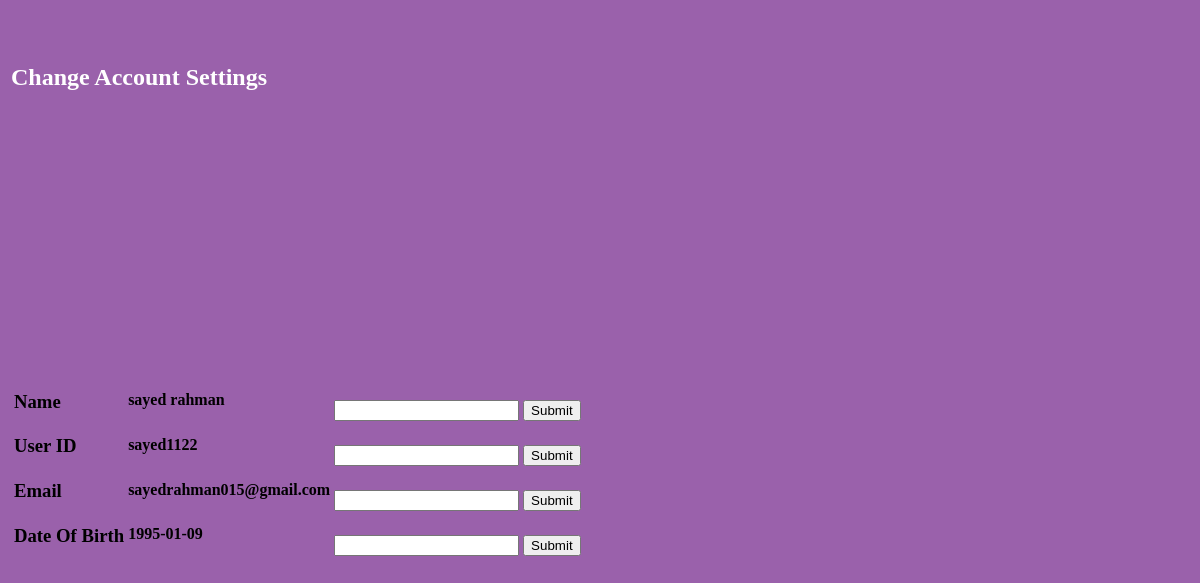
/Settings.php (signed in), run on the app's committed database.
### tables this page shows
CREATE TABLE `user` (
  `user_id` varchar(15) NOT NULL,
  `name` varchar(50) NOT NULL,
  `password` varchar(20) NOT NULL,
  `gender` varchar(15) NOT NULL,
  `email` varchar(30) NOT NULL,
  `dob` varchar(30) NOT NULL,
  `type` varchar(6) NOT NULL DEFAULT 'public'
);

### dbconnection.php (called while the page is built, shortened)
<?php
$host_name = "localhost";
$user_name="root";
$password="";
$database_name= "mixtape";
$conn = mysqli_connect( $host_name , $user_name , $password , $database_name) ;
    function all_values_of_a_user ( $value)
	{
		global $conn ;
		$query = "SELECT * FROM user where user_id =\"".$value."\" ;";
	    $result = mysqli_query($conn , $query) ;
		$row = mysqli_fetch_assoc($result);
		return $row ;
	}
?>

### Settings.php (the view, shortened to what this page needs)
<?php
  require ("dbconnection.php");
?>
<html>
    <head>
        <link rel="stylesheet" type="text/css" href="Mixtape.css">
    </head>
    <body align="center" style="background-color:#9A61AB;">
    <div id="main" align=center>
        	<table width=100% height=100%>
			  <tr>
			    <td style="color: white"><h2>Change Account Settings</h2></td>
			  </tr>
			  <tr height="80%">
			    <td>
                    <table>
                        <form method="post" action="">
                        <tr>
                            <td>
                                <h3>Name</h3>
                            </td>
                            <td>
                                <h4><?php $name = all_values_of_a_user($_SESSION["userName"]); echo $name["name"]; ?></h4>
                            </td>
                            <td>
                                <input type="text" id="editname">
                            </td>
                            <td>
                                <input type="submit" id="submitname">
                            </td>
                            <td>
                            </td>
                        </tr>
                        <tr>
                            <td>
                                <h3>User ID</h3>
                            </td>
                            <td>
                                <h4><?php $name = all_values_of_a_user($_SESSION["userName"]); echo $name["user_id"]; ?></h4>
                            </td>
                            <td>
                                <input type="text" id="edituid">
                            </td>
                            <td>
                                <input type="submit" id="submituid">
                            </td>
                        </tr>
                        <tr>
                            <td>
                                <h3>Email</h3>
                            </td>
                            <td>
                                <h4><?php $name = all_values_of_a_user($_SESSION["userName"]); echo $name["email"]; ?></h4>
                            </td><td>
                                <input type="text" id="editemail">
                            </td>
                            <td>
                                <input type="submit" id="submitemail">
                            </td>
                        </tr>
                        <tr>
                            <td>
                                <h3>Date Of Birth</h3>
                            </td>
                            <td>
                                <h4><?php $name = all_values_of_a_user($_SESSION["userName"]); echo $name["dob"]; ?></h4>
                            </td>
                            <td>
                                <input type="text" id="editdob">
                            </td>
                            <td>
                                <input type="submit" id="submitdob">
                            </td>
                        </tr>
                        </form>
                    </table>
                </td>
			  </tr>
			</table>
    	</div>
    </body>
</html>

### Mixtape.css (style rules this page uses)
#main { font-family: verdana; color: white; }

### data on the page
user: name "sayed rahman", user_id "sayed1122", email "sayedrahman015@gmail.com", dob "1995-01-09"
